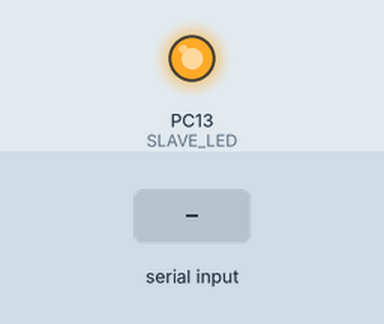
The sketch below on a simulated STM32 Blue Pill. On the bench: output pins drawn as LEDs (lit = HIGH). The inputs (shaded band) are chosen by the test bench.

Above: at 1.2 s.
1.3 s: "B" received over the second serial link
At 1.7 s:
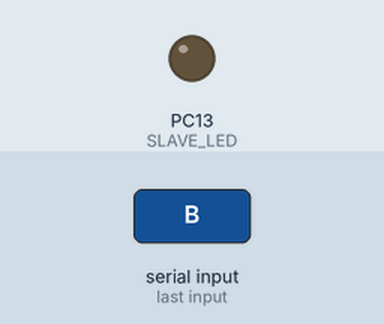
Timing chart, 0 to 4.3 s (numbered marks = the images above; inputs shaded):
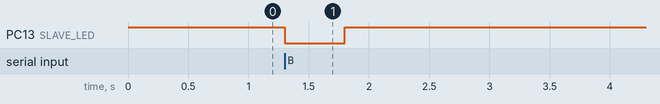

The sketch:

Slave_Two.ino
```cpp
#define SLAVE_LED PC13

void setup() {
  pinMode(SLAVE_LED, OUTPUT);
  digitalWrite(SLAVE_LED, HIGH);  // OFF (PC13 is active LOW)
  Serial3.begin(9600);  // RX from Master (PB11)
}

void loop() {
  if (Serial3.available()) {
    char c = Serial3.read();
    if (c == 'B') {
      digitalWrite(SLAVE_LED, LOW);  // ON
      delay(500);
      digitalWrite(SLAVE_LED, HIGH); // OFF
    }
  }
}
```

Measured:
- after the input at 1.3 s, PC13 (SLAVE_LED): HIGH → LOW at once, → HIGH 0.50 s later
